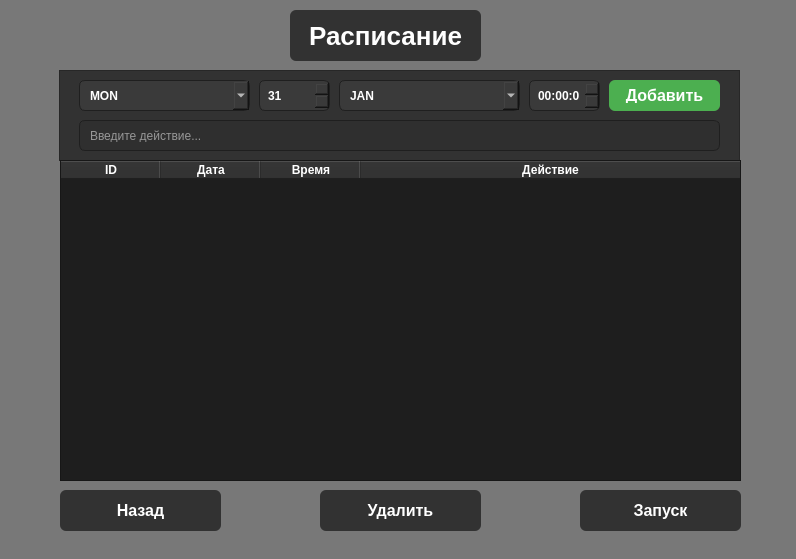
<?xml version="1.0" encoding="UTF-8"?>
<ui version="4.0">
 <class>ScheduleWindow</class>
 <widget class="QMainWindow" name="ScheduleWindow">
  <property name="geometry">
   <rect>
    <x>0</x>
    <y>0</y>
    <width>796</width>
    <height>559</height>
   </rect>
  </property>
  <property name="windowTitle">
   <string>MainWindow</string>
  </property>
  <property name="styleSheet">
   <string notr="true">background-color: rgb(120, 120, 120);</string>
  </property>
  <widget class="QWidget" name="centralwidget">
   <property name="styleSheet">
    <string notr="true">background-color: rgb(120, 120, 120);
</string>
   </property>
   <widget class="QLabel" name="label">
    <property name="geometry">
     <rect>
      <x>290</x>
      <y>10</y>
      <width>191</width>
      <height>51</height>
     </rect>
    </property>
    <property name="styleSheet">
     <string notr="true">font-size: 26px;
background-color: rgb(50, 50, 50);
color: white;
padding: 8px 16px;
border-radius: 6px;
font-weight: 670;</string>
    </property>
    <property name="text">
     <string>Расписание</string>
    </property>
    <property name="alignment">
     <set>Qt::AlignmentFlag::AlignCenter</set>
    </property>
   </widget>
   <widget class="QFrame" name="frame">
    <property name="geometry">
     <rect>
      <x>59</x>
      <y>70</y>
      <width>681</width>
      <height>91</height>
     </rect>
    </property>
    <property name="styleSheet">
     <string notr="true">background-color: rgb(50, 50, 50)</string>
    </property>
    <property name="frameShape">
     <enum>QFrame::Shape::StyledPanel</enum>
    </property>
    <property name="frameShadow">
     <enum>QFrame::Shadow::Raised</enum>
    </property>
    <widget class="QTimeEdit" name="timeEdit">
     <property name="geometry">
      <rect>
       <x>470</x>
       <y>10</y>
       <width>71</width>
       <height>31</height>
      </rect>
     </property>
     <property name="styleSheet">
      <string notr="true">QTimeEdit {
    background-color: #3a3a3a;
    border: 1px solid #1f1f1f;
    border-radius: 6px;
    padding: 6px;
    color: white;
    font-weight: 600;
}</string>
     </property>
     <property name="time">
      <time>
       <hour>0</hour>
       <minute>0</minute>
       <second>0</second>
      </time>
     </property>
    </widget>
    <widget class="QLineEdit" name="actionEdit">
     <property name="geometry">
      <rect>
       <x>20</x>
       <y>50</y>
       <width>641</width>
       <height>31</height>
      </rect>
     </property>
     <property name="styleSheet">
      <string notr="true">QLineEdit {
    background-color: #2f2f2f;
    border: 1px solid #1f1f1f;
    border-radius: 6px;
    padding: 8px;
    color: white;
}

QLineEdit:focus {
    border: 1px solid #4CAF50;
}</string>
     </property>
     <property name="placeholderText">
      <string>Введите действие...</string>
     </property>
    </widget>
    <widget class="QPushButton" name="addButton">
     <property name="geometry">
      <rect>
       <x>550</x>
       <y>10</y>
       <width>111</width>
       <height>31</height>
      </rect>
     </property>
     <property name="styleSheet">
      <string notr="true">background-color: #4CAF50;
color: white;
font-size: 16px;
padding: 8px 16px;
border-radius: 6px;
font-weight: 670;
</string>
     </property>
     <property name="text">
      <string>Добавить</string>
     </property>
    </widget>
    <widget class="QComboBox" name="weekdayCombo">
     <property name="geometry">
      <rect>
       <x>20</x>
       <y>10</y>
       <width>171</width>
       <height>31</height>
      </rect>
     </property>
     <property name="styleSheet">
      <string notr="true">QComboBox {
    background-color: #3a3a3a;
    border: 1px solid #1f1f1f;
    border-radius: 6px;
    padding: 6px 10px;
    color: white;
    font-weight: 600;
}

</string>
     </property>
     <item>
      <property name="text">
       <string>MON</string>
      </property>
     </item>
     <item>
      <property name="text">
       <string>TUE</string>
      </property>
     </item>
     <item>
      <property name="text">
       <string>WED</string>
      </property>
     </item>
     <item>
      <property name="text">
       <string>THU</string>
      </property>
     </item>
     <item>
      <property name="text">
       <string>FRI</string>
      </property>
     </item>
     <item>
      <property name="text">
       <string>SAT</string>
      </property>
     </item>
     <item>
      <property name="text">
       <string>SUN</string>
      </property>
     </item>
     <item>
      <property name="text">
       <string>*</string>
      </property>
     </item>
    </widget>
    <widget class="QComboBox" name="monthCombo">
     <property name="geometry">
      <rect>
       <x>280</x>
       <y>10</y>
       <width>181</width>
       <height>31</height>
      </rect>
     </property>
     <property name="styleSheet">
      <string notr="true">QComboBox {
    background-color: #3a3a3a;
    border: 1px solid #1f1f1f;
    border-radius: 6px;
    padding: 6px 10px;
    color: white;
    font-weight: 600;
}
</string>
     </property>
     <item>
      <property name="text">
       <string>JAN</string>
      </property>
     </item>
     <item>
      <property name="text">
       <string>FEB</string>
      </property>
     </item>
     <item>
      <property name="text">
       <string>MAR</string>
      </property>
     </item>
     <item>
      <property name="text">
       <string>APR</string>
      </property>
     </item>
     <item>
      <property name="text">
       <string>MAY</string>
      </property>
     </item>
     <item>
      <property name="text">
       <string>JUN</string>
      </property>
     </item>
     <item>
      <property name="text">
       <string>JUL</string>
      </property>
     </item>
     <item>
      <property name="text">
       <string>AUG</string>
      </property>
     </item>
     <item>
      <property name="text">
       <string>SEN</string>
      </property>
     </item>
     <item>
      <property name="text">
       <string>OCT</string>
      </property>
     </item>
     <item>
      <property name="text">
       <string>NOV</string>
      </property>
     </item>
     <item>
      <property name="text">
       <string>DEC</string>
      </property>
     </item>
     <item>
      <property name="text">
       <string>*</string>
      </property>
     </item>
    </widget>
    <widget class="QSpinBox" name="daySpin">
     <property name="geometry">
      <rect>
       <x>200</x>
       <y>10</y>
       <width>71</width>
       <height>31</height>
      </rect>
     </property>
     <property name="styleSheet">
      <string notr="true">QSpinBox {
    background-color: #3a3a3a;
    border: 1px solid #1f1f1f;
    border-radius: 6px;
    padding: 6px;
    color: white;
    font-weight: 600;
}

QSpinBox:hover {
    background-color: #444444;
}
</string>
     </property>
     <property name="minimum">
      <number>1</number>
     </property>
     <property name="maximum">
      <number>31</number>
     </property>
     <property name="value">
      <number>31</number>
     </property>
    </widget>
   </widget>
   <widget class="QPushButton" name="backButton">
    <property name="geometry">
     <rect>
      <x>60</x>
      <y>490</y>
      <width>161</width>
      <height>41</height>
     </rect>
    </property>
    <property name="styleSheet">
     <string notr="true">background-color: rgb(50, 50, 50);
color: white;
font-size: 16px;
padding: 8px 16px;
border-radius: 6px;
font-weight: 670;
</string>
    </property>
    <property name="text">
     <string>Назад</string>
    </property>
   </widget>
   <widget class="QTableWidget" name="QTableWidget">
    <property name="geometry">
     <rect>
      <x>60</x>
      <y>160</y>
      <width>681</width>
      <height>321</height>
     </rect>
    </property>
    <property name="focusPolicy">
     <enum>Qt::FocusPolicy::NoFocus</enum>
    </property>
    <property name="styleSheet">
     <string notr="true">QTableWidget {
    background-color: #1e1e1e;
    color: white;
    gridline-color: #444;
}
QHeaderView::section {
    background-color: #2b2b2b;
    color: white;
    font-weight: bold;
}
</string>
    </property>
    <property name="editTriggers">
     <set>QAbstractItemView::EditTrigger::NoEditTriggers</set>
    </property>
    <property name="alternatingRowColors">
     <bool>true</bool>
    </property>
    <property name="selectionMode">
     <enum>QAbstractItemView::SelectionMode::SingleSelection</enum>
    </property>
    <property name="selectionBehavior">
     <enum>QAbstractItemView::SelectionBehavior::SelectRows</enum>
    </property>
    <property name="showGrid">
     <bool>false</bool>
    </property>
    <property name="columnCount">
     <number>4</number>
    </property>
    <attribute name="horizontalHeaderStretchLastSection">
     <bool>true</bool>
    </attribute>
    <attribute name="verticalHeaderVisible">
     <bool>false</bool>
    </attribute>
    <column>
     <property name="text">
      <string>ID</string>
     </property>
    </column>
    <column>
     <property name="text">
      <string>Дата</string>
     </property>
    </column>
    <column>
     <property name="text">
      <string>Время</string>
     </property>
    </column>
    <column>
     <property name="text">
      <string>Действие</string>
     </property>
    </column>
   </widget>
   <widget class="QPushButton" name="backButton_2">
    <property name="geometry">
     <rect>
      <x>320</x>
      <y>490</y>
      <width>161</width>
      <height>41</height>
     </rect>
    </property>
    <property name="styleSheet">
     <string notr="true">background-color: rgb(50, 50, 50);
color: white;
font-size: 16px;
padding: 8px 16px;
border-radius: 6px;
font-weight: 670;
</string>
    </property>
    <property name="text">
     <string>Удалить</string>
    </property>
   </widget>
   <widget class="QPushButton" name="launchButton">
    <property name="geometry">
     <rect>
      <x>580</x>
      <y>490</y>
      <width>161</width>
      <height>41</height>
     </rect>
    </property>
    <property name="styleSheet">
     <string notr="true">background-color: rgb(50, 50, 50);
color: white;
font-size: 16px;
padding: 8px 16px;
border-radius: 6px;
font-weight: 670;
</string>
    </property>
    <property name="text">
     <string>Запуск</string>
    </property>
   </widget>
  </widget>
  <widget class="QStatusBar" name="statusbar"/>
 </widget>
 <resources/>
 <connections/>
</ui>
